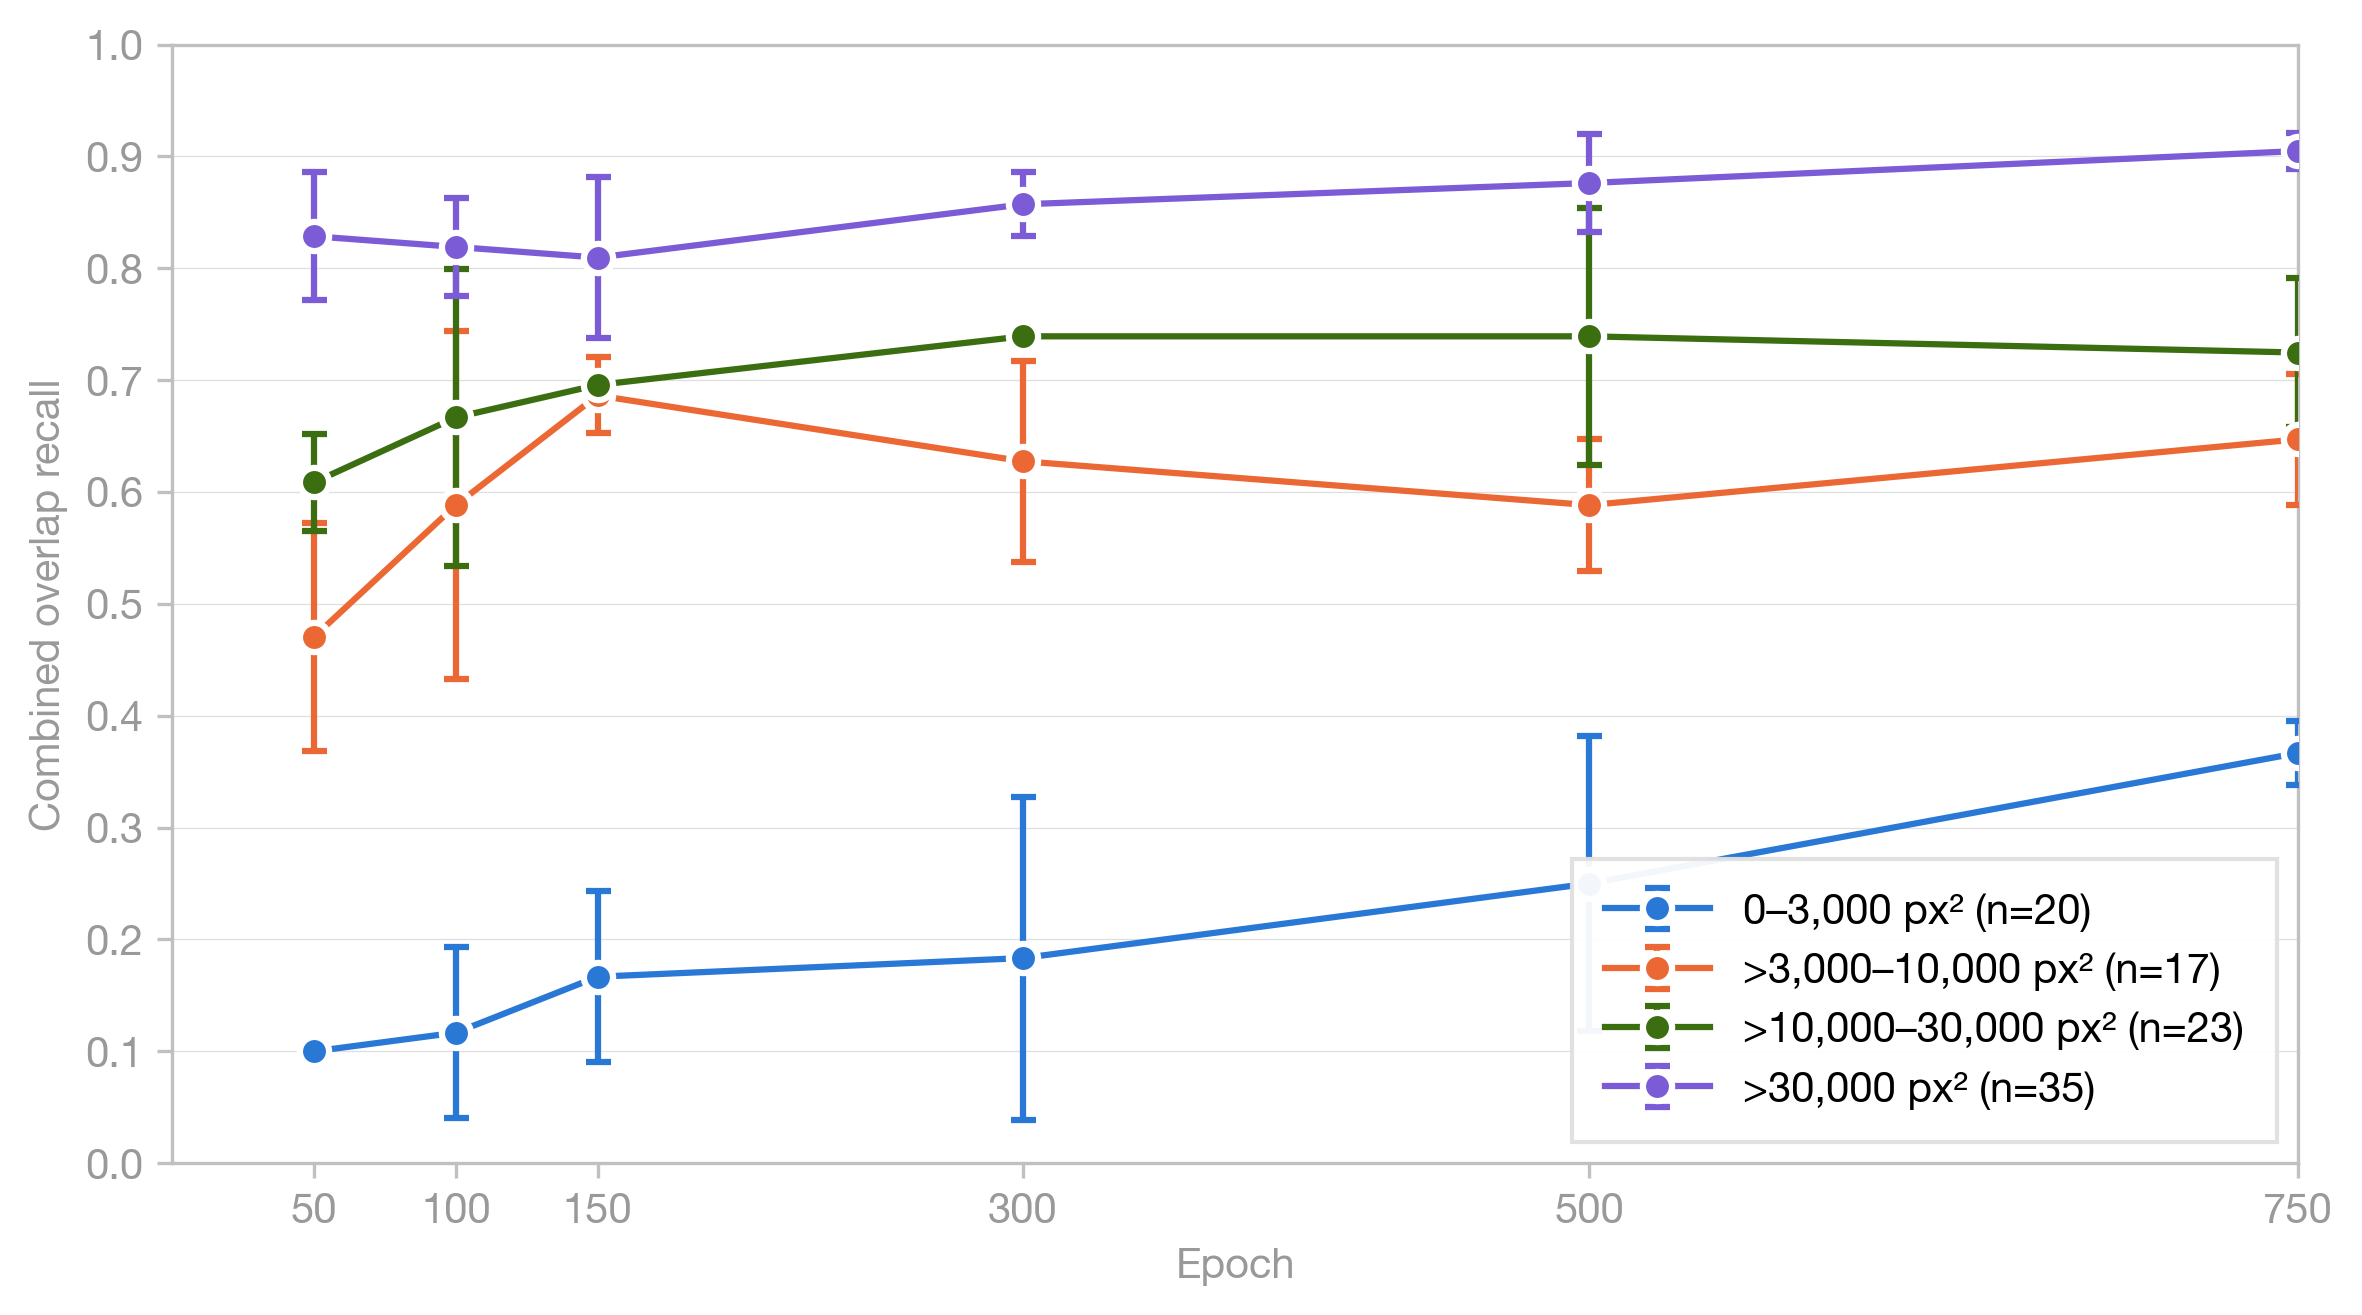

This figure's Python source:
"""Overlap detection (IoU > 0.5) vs. epoch, broken down by mass size, for the
preliminary milestones run (3 seeds, 625 images each).

Overlap detection matches predicted components to the ground-truth mass by
spatial overlap: a case is detected when the highest single-component IoU
between a retained predicted component and the ground-truth mass exceeds 0.5.
Off-target blobs are ignored, so this is comparable to centroid detection.

On this dataset every image is one patient with at most one mass, so detection
is effectively case-level. A Normal case with any retained prediction is a
false alarm.

Mass-present cases are split into 4 area bins on ground_truth_mass_area_px. For
each bin, and per mass grouping (combined / malignant / benign), this reports
case-level recall and the false-positive rate over Normal cases, averaged across
the three seeds with standard deviation. Snapshot (best / best mass / final)
checkpoints are reported as extra rows.

The false-positive rate is computed on the *full* normal slice (it does not
depend on mass size, since Normal cases have no mass), so it is identical across
bins within a grouping/checkpoint.

Reads the canonical predictions dataset (analysis/predictions_dataset) rather
than the raw masks; overlap_detection_iou_05_flag, normal_false_positive,
pathology, and ground_truth_mass_area_px come from there.

Three seeds (42/43/44), 625 images each; error bars are the across-seed std.

Run from project root:
    python analysis/epoch_convergence/epoch_convergence_by_mass_size_vs_detection/epoch_convergence_by_mass_size_vs_detection_iou_05.py
"""

import json
import os
import sys

import numpy as np
import matplotlib
matplotlib.use('Agg')
import matplotlib.pyplot as plt
import matplotlib.ticker as ticker
from pathlib import Path

SCRIPT_DIR = Path(__file__).resolve().parent
PROJECT_ROOT = SCRIPT_DIR.parent.parent.parent

# Make the project root importable so the predictions-dataset loader can be
# used regardless of the current working directory.
sys.path.insert(0, str(PROJECT_ROOT))
from analysis.predictions_dataset.load_predictions_dataset import (
    load_predictions_dataset,
)

NOISE_FLOOR = "0.03% of image area"

IOU_THRESHOLD = 0.5
FLAG_FIELD = "overlap_detection_iou_05_flag"
OUT_BASE = "epoch_convergence_by_mass_size_vs_detection_iou_05"

SEEDS = [42, 43, 44]
EPOCHS = [50, 100, 150, 300, 500, 750]

# Mass-area bins on ground_truth_mass_area_px. (label, inclusive_low,
# exclusive_high); high=None means "no upper bound".
MASS_BINS = [
    ("0\u20133,000 px\u00b2", 0, 3001),
    (">3,000\u201310,000 px\u00b2", 3001, 10001),
    (">10,000\u201330,000 px\u00b2", 10001, 30001),
    (">30,000 px\u00b2", 30001, None),
]

# Snapshot checkpoints (selected / final), by configuration_id suffix.
SNAPSHOTS = [
    ("best", "Best"),
    ("best_mass", "Best mass"),
    ("final", "Final"),
]

# Epoch at which ``best`` / ``best_mass`` were last selected, per seed. Recovered
# from each seed's training log (the epoch of the final EMA-improving update).
BEST_EPOCHS = {
    ("best", 42): 838,
    ("best", 43): 695,
    ("best", 44): 999,
    ("best_mass", 42): 838,
    ("best_mass", 43): 708,
    ("best_mass", 44): 999,
}

plt.rcParams.update({
    'font.family': 'sans-serif',
    'font.sans-serif': ['Helvetica Neue', 'Helvetica', 'Arial', 'sans-serif'],
    'font.size': 10,
    'font.weight': '400',
    'axes.labelsize': 10,
    'axes.labelcolor': '#999999',
    'xtick.labelsize': 10,
    'ytick.labelsize': 10,
    'xtick.color': '#999999',
    'ytick.color': '#999999',
    'legend.fontsize': 10,
    'legend.framealpha': 0.95,
    'legend.edgecolor': '#e0e0e0',
    'grid.linewidth': 0.3,
    'grid.alpha': 0.4,
    'figure.facecolor': 'white',
    'axes.facecolor': 'white',
    'axes.spines.top': True,
    'axes.spines.right': True,
})

OUT_DIR = SCRIPT_DIR

# Metric key -> label (not used for styling; kept for readability).
METRICS = {
    "case_recall": "Case recall",
    "case_fp_rate": "Case FP rate",
}


def in_bin(area, low, high):
    """Return True when ``area`` falls in [low, high) (high None -> open-ended)."""
    if area < low:
        return False
    return high is None or area < high


def count_mass_in_bin(rows, positive_class, low, high):
    """Count mass-present rows (for positive_class) whose GT area falls in the bin."""
    n = 0
    for row in rows:
        if positive_class == "combined":
            is_positive = row.pathology in ("malignant", "benign")
        else:
            is_positive = row.pathology == positive_class
        if is_positive and in_bin(row.ground_truth_mass_area_px, low, high):
            n += 1
    return n


def bin_counts_per_group(data):
    """Return {group: {bin_label: n_images}}.

    Counts are computed on the first seed's ``best`` checkpoint rows (the test
    set is identical across checkpoints for this run), and should be the same
    across seeds and checkpoints.
    """
    counts = {}
    for group in ("combined", "malignant", "benign"):
        rows = [r for r in data.rows
                if r.configuration_id == f"predictions_milestones_625images_seed{SEEDS[0]}_best"]
        counts[group] = {
            label: count_mass_in_bin(rows, group, low, high)
            for label, low, high in MASS_BINS
        }
    return counts


def evaluate_overlap_bin(rows, positive_class, low, high=None):
    """Return (tp, fp, fn, n_normal) at case level for one mass-size bin.

    Only mass-present rows whose ground-truth area falls in the bin count toward
    tp/fn. The FP denominator is the *full* normal slice (Normal cases carry no
    mass, so they do not belong to any size bin); a Normal case with any
    retained prediction is a false alarm.
    """
    tp = fn = 0
    fp = 0
    n_normal = 0

    for row in rows:
        flagged = getattr(row, FLAG_FIELD)
        if positive_class == "combined":
            is_positive = row.pathology in ("malignant", "benign")
        else:
            is_positive = row.pathology == positive_class

        if is_positive:
            if in_bin(row.ground_truth_mass_area_px, low, high):
                if flagged:
                    tp += 1
                else:
                    fn += 1
        elif row.pathology == "normal":
            n_normal += 1
            if row.normal_false_positive:
                fp += 1

    return tp, fp, fn, n_normal


def evaluate_epoch_bin(rows, positive_class, low, high=None):
    """Run overlap (IoU > 0.5) eval for one checkpoint and bin; return recall and FP rate."""
    ctp, cfp, cfn, n_normal = evaluate_overlap_bin(rows, positive_class, low, high)

    crec = ctp / (ctp + cfn) if (ctp + cfn) > 0 else float('nan')
    cfp_rate = cfp / n_normal if n_normal > 0 else float('nan')

    return crec, cfp_rate


def summarize_bin_across_seeds(data, positive_class, low, high, suffix=None):
    """Return (recalls, fp_rates, rec_mean, rec_std, fp_mean, fp_std) for one bin.

    ``suffix`` selects a snapshot checkpoint (``best``/``best_mass``/``final``);
    when None it is ignored by callers that instead pass a per-epoch filter via
    summarize_epochs. Kept separate so snapshot and epoch summaries stay explicit.
    """
    recalls = []
    fp_rates = []
    for seed in SEEDS:
        folder = f"predictions_milestones_625images_seed{seed}_{suffix}"
        rows = [r for r in data.rows if r.configuration_id == folder]
        if not rows:
            print(f"WARNING: no rows for {folder}")
            recalls.append(float('nan'))
            fp_rates.append(float('nan'))
            continue
        rec, fp = evaluate_epoch_bin(rows, positive_class, low, high)
        recalls.append(rec)
        fp_rates.append(fp)
    rec_mean = float(np.nanmean(recalls)) if recalls else float('nan')
    rec_std = float(np.nanstd(recalls, ddof=1)) if recalls else float('nan')
    fp_mean = float(np.nanmean(fp_rates)) if fp_rates else float('nan')
    fp_std = float(np.nanstd(fp_rates, ddof=1)) if fp_rates else float('nan')
    return recalls, fp_rates, rec_mean, rec_std, fp_mean, fp_std


def summarize_epoch_bin_across_seeds(data, positive_class, low, high, epoch):
    """Return (rec_mean, rec_std, fp_mean, fp_std) for one bin at one epoch."""
    recalls = []
    fp_rates = []
    for seed in SEEDS:
        folder = f"predictions_milestones_625images_seed{seed}_epoch{epoch}"
        rows = [r for r in data.rows if r.configuration_id == folder]
        if not rows:
            print(f"WARNING: no rows for {folder}")
            continue
        rec, fp = evaluate_epoch_bin(rows, positive_class, low, high)
        recalls.append(rec)
        fp_rates.append(fp)
    rec_mean = float(np.nanmean(recalls)) if recalls else float('nan')
    rec_std = float(np.nanstd(recalls, ddof=1)) if recalls else float('nan')
    fp_mean = float(np.nanmean(fp_rates)) if fp_rates else float('nan')
    fp_std = float(np.nanstd(fp_rates, ddof=1)) if fp_rates else float('nan')
    return rec_mean, rec_std, fp_mean, fp_std


def summarize_epochs_by_bin(data, positive_class):
    """Return {bin_label: {"case_recall": (means, stds), "case_fp_rate": (means, stds)}}.

    Bin keys follow MASS_BINS order; means/stds are lists aligned with EPOCHS.
    """
    result = {}
    for label, low, high in MASS_BINS:
        rec_means = []
        rec_stds = []
        fp_means = []
        fp_stds = []
        for epoch in EPOCHS:
            rm, rs, fm, fs = summarize_epoch_bin_across_seeds(
                data, positive_class, low, high, epoch
            )
            rec_means.append(rm)
            rec_stds.append(rs)
            fp_means.append(fm)
            fp_stds.append(fs)
        result[label] = {
            "case_recall": (rec_means, rec_stds),
            "case_fp_rate": (fp_means, fp_stds),
        }
    return result


def summarize_snapshot_by_bin(data, positive_class, suffix):
    """Return list of per-bin entries for one snapshot checkpoint."""
    entries = []
    for label, low, high in MASS_BINS:
        recalls, fp_rates, rm, rs, fm, fs = summarize_bin_across_seeds(
            data, positive_class, low, high, suffix=suffix
        )
        entries.append({
            "label": label,
            "low": low,
            "high": high,
            "per_seed_recall": recalls,
            "detection": {"mean": rm, "std": rs},
            "fp_rate": {"mean": fm, "std": fs},
        })
    return entries


def bin_payload(stats_by_bin):
    """Convert {bin_label: {metric: (means, stds)}} into a JSON-ready structure."""
    return {
        label: {
            "Detection": {"mean": m["case_recall"][0], "std": m["case_recall"][1]},
            "False positive rate": {
                "mean": m["case_fp_rate"][0],
                "std": m["case_fp_rate"][1],
            },
        }
        for label, m in stats_by_bin.items()
    }


def fmt(mean, std):
    return f"{mean:.3f} ± {std:.3f}"


def label_with_count(label, count):
    """Render a bin label with its image count, e.g. '0–3,000 px² (n=12)'."""
    return f"{label} (n={count})"


def main():
    os.makedirs(OUT_DIR, exist_ok=True)

    data = load_predictions_dataset()
    print(f"Loaded predictions dataset: {data.snapshot_id}, "
          f"{len(data.rows)} rows")

    stats = {
        "combined": summarize_epochs_by_bin(data, "combined"),
        "malignant": summarize_epochs_by_bin(data, "malignant"),
        "benign": summarize_epochs_by_bin(data, "benign"),
    }

    # Snapshot detection per grouping and bin.
    snapshot_stats = {}
    for group in ("combined", "malignant", "benign"):
        per_snapshot = []
        for suffix, display in SNAPSHOTS:
            per_snapshot.append({
                "suffix": suffix,
                "display": display,
                "bins": summarize_snapshot_by_bin(data, group, suffix),
            })
        snapshot_stats[group] = per_snapshot

    epochs = EPOCHS

    bin_counts = bin_counts_per_group(data)

    # --- Terminal tables ---
    for title, group in [("All masses", "combined"),
                         ("Malignant", "malignant"),
                         ("Benign", "benign")]:
        print(f"\n{title} — per mass-size bin")
        stat = stats[group]
        for label, low, high in MASS_BINS:
            rec_means, rec_stds = stat[label]["case_recall"]
            fp_means, fp_stds = stat[label]["case_fp_rate"]
            print(f"\n  {label_with_count(label, bin_counts[group][label])}")
            print(f"  {'':>5}  ------|------|-----")
            for i, ep in enumerate(epochs):
                print(f"  {ep:>5} | {fmt(rec_means[i], rec_stds[i])} | "
                      f"{fmt(fp_means[i], fp_stds[i])}")
            print(f"  {'':>5}  --- selected/final ---")
            for snap in snapshot_stats[group]:
                entry = snap["bins"][MASS_BINS.index((label, low, high))]
                print(f"  {snap['display']:<5} | "
                      f"{fmt(entry['detection']['mean'], entry['detection']['std'])} | "
                      f"{fmt(entry['fp_rate']['mean'], entry['fp_rate']['std'])}")

    # --- JSON (source of truth) ---
    json_path = OUT_DIR / f"{OUT_BASE}.json"
    payload = {
        "title": "Case-level overlap-based detection (IoU>0.5) by saved milestone epoch and mass size",
        "description": ("Three preliminary milestones test runs: seeds 42/43/44, "
                        "625 images each, detection = IoU > 0.5, noise floor "
                        f"{NOISE_FLOOR}. Mass-present cases split by ground-truth "
                        "mass area into four bins. Values are mean ± std across "
                        "seeds."),
        "noise_floor": NOISE_FLOOR,
        "detection_definition": "IoU > 0.5",
        "iou_threshold": IOU_THRESHOLD,
        "mass_bins": [
            {"label": l, "low": lo, "high": hi} for l, lo, hi in MASS_BINS
        ],
        "bin_counts": bin_counts,
        "dataset_snapshot_id": data.snapshot_id,
        "seeds": SEEDS,
        "images": 625,
        "epochs": epochs,
        "best_epochs": {str(s): BEST_EPOCHS[("best", s)] for s in SEEDS},
        "best_mass_epochs": {str(s): BEST_EPOCHS[("best_mass", s)] for s in SEEDS},
        "combined": bin_payload(stats["combined"]),
        "malignant": bin_payload(stats["malignant"]),
        "benign": bin_payload(stats["benign"]),
        "snapshots": snapshot_stats,
    }
    with open(json_path, "w") as f:
        json.dump(payload, f, indent=2)
    print(f"\nWrote {json_path}")

    # --- Markdown ---
    md_lines = [
        "# Case-level overlap-based detection (IoU>0.5) by saved milestone epoch and mass size",
        "",
        f"Three preliminary milestones test runs: seeds 42/43/44, 625 images each, "
        f"detection = IoU > 0.5, noise floor {NOISE_FLOOR}.",
        "",
        "A mass case is detected when the highest single-component IoU between "
        "a retained predicted component and the ground-truth mass exceeds the "
        "threshold. Off-target blobs are ignored, so this is comparable to "
        "centroid detection.",
        "",
        "Mass into 4 bins according to size and overlap detection is measured "
        "against each by epoch",
    ]
    for label, low, high in MASS_BINS:
        md_lines.append(f"- {label_with_count(label, bin_counts['combined'][label])}")
    md_lines.extend([
        "",
        "Each table reports case-level false positives computed on normal cases "
        "only. A normal case with any prediction is a false alarm.",
        "",
        "Values are mean ± standard deviation across the three seeds.",
        "",
    ])

    for title, group in [("Both pathologies, 4 log-sized area bins", "combined"),
                         ("Malignant, 4 log-sized area bins", "malignant"),
                         ("Benign, 4 log-sized area bins", "benign")]:
        md_lines.append(f"## {title}")
        md_lines.append("")
        stat = stats[group]
        for label, low, high in MASS_BINS:
            md_lines.append(f"### {label_with_count(label, bin_counts[group][label])}")
            rec_means, rec_stds = stat[label]["case_recall"]
            fp_means, fp_stds = stat[label]["case_fp_rate"]
            md_lines.append("**Predetermined saved checkpoints**")
            md_lines.append("| Checkpoint | Overlap Detection | Normal cases FP rate |")
            md_lines.append("|------:|----------:|-------------------:|")
            for i, ep in enumerate(epochs):
                md_lines.append(
                    f"| {ep} | {fmt(rec_means[i], rec_stds[i])} | "
                    f"{fmt(fp_means[i], fp_stds[i])} |"
                )
            md_lines.append("")
            md_lines.append("**Selected and final checkpoints**")
            md_lines.append("| Checkpoint | Detection | Normal cases FP rate |")
            md_lines.append("|------:|----------:|-------------------:|")
            for snap in snapshot_stats[group]:
                entry = snap["bins"][MASS_BINS.index((label, low, high))]
                disp = snap["display"]
                snap_label = disp if snap["suffix"] in ("best", "best_mass") else f"1000 ({disp})"
                md_lines.append(
                    f"| {snap_label} | "
                    f"{fmt(entry['detection']['mean'], entry['detection']['std'])} | "
                    f"{fmt(entry['fp_rate']['mean'], entry['fp_rate']['std'])} |"
                )
            md_lines.append("")

    best_s = (f"`Best` epoch was {BEST_EPOCHS[('best', 42)]} for seed 42, "
              f"{BEST_EPOCHS[('best', 43)]} for seed 43, and {BEST_EPOCHS[('best', 44)]} for seed 44.")
    best_mass_s = (f"`Best mass` epoch was {BEST_EPOCHS[('best_mass', 42)]} for seed 42, "
                   f"{BEST_EPOCHS[('best_mass', 43)]} for seed 43, and {BEST_EPOCHS[('best_mass', 44)]} for seed 44.")
    md_lines.extend(["", best_s, best_mass_s, ""])

    md_path = OUT_DIR / f"{OUT_BASE}.md"
    with open(md_path, "w") as f:
        f.write("\n".join(md_lines))
    print(f"Wrote {md_path}")

    # --- Plot: single chart, combined overlap recall vs epoch, one line per bin ---
    fig, ax = plt.subplots(figsize=(8, 4.5))

    bin_colors = {
        "0\u20133,000 px\u00b2": "#2a78d6",
        ">3,000\u201310,000 px\u00b2": "#eb6834",
        ">10,000\u201330,000 px\u00b2": "#3b6d11",
        ">30,000 px\u00b2": "#7B5BD6",
    }

    for label, low, high in MASS_BINS:
        rec_means, rec_stds = stats["combined"][label]["case_recall"]
        ax.errorbar(epochs, rec_means, yerr=rec_stds, fmt='-o',
                    color=bin_colors[label],
                    label=label_with_count(label, bin_counts["combined"][label]),
                    markersize=7, linewidth=1.5, capsize=3,
                    markeredgecolor='white', markeredgewidth=1.5, zorder=3)

    ax.set_xlabel('Epoch')
    ax.set_ylabel('Combined overlap recall')
    ax.set_xlim(left=0, right=epochs[-1])
    ax.set_xticks(epochs)
    ax.set_ylim(0, 1.0)
    ax.set_yticks(np.arange(0, 1.1, 0.1))
    ax.yaxis.set_major_formatter(ticker.FormatStrFormatter('%.1f'))
    ax.grid(True, axis='y', linewidth=0.3, alpha=0.4)
    ax.grid(False, axis='x')
    for sp in ax.spines.values():
        sp.set_color('#c0c0c0')
    ax.tick_params(axis='both', which='both', color='#c0c0c0',
                   labelcolor='#999999')
    ax.legend(loc='best', frameon=True, fancybox=False, borderpad=0.8,
              handlelength=2.5)

    plt.tight_layout(pad=1.2)

    for ext in ('pdf', 'png'):
        out = OUT_DIR / f'{OUT_BASE}.{ext}'
        fig.savefig(out, dpi=300, bbox_inches='tight',
                    metadata={'CreationDate': None})
        print(f'Wrote {out}')
    plt.close(fig)


if __name__ == "__main__":
    main()
